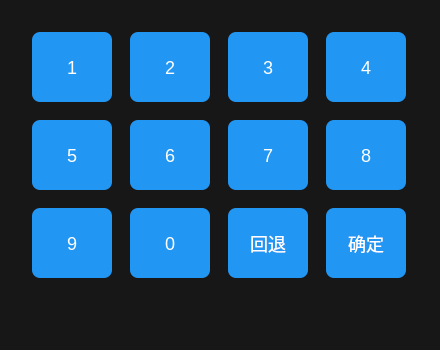
<?xml version="1.0" encoding="UTF-8"?>
<ui version="4.0">
 <class>FormPassword</class>
 <widget class="QWidget" name="FormPassword">
  <property name="geometry">
   <rect>
    <x>0</x>
    <y>0</y>
    <width>440</width>
    <height>350</height>
   </rect>
  </property>
  <property name="minimumSize">
   <size>
    <width>440</width>
    <height>350</height>
   </size>
  </property>
  <property name="maximumSize">
   <size>
    <width>440</width>
    <height>350</height>
   </size>
  </property>
  <property name="windowTitle">
   <string>Form</string>
  </property>
  <property name="styleSheet">
   <string notr="true">QPushButton {
    background-color: #2196F3;   /* 默认蓝色 */
    color: white;                /* 字体颜色 */
    border: none;
    border-radius: 8px;          /* 圆角可选 */
    font-size: 18px;             /* 字体大小可选 */
}
QPushButton:pressed {
    background-color: #1565C0;   /* 按下时深蓝色 */
}
#widget{
background-color: rgba(0, 0, 0, 230); 
}</string>
  </property>
  <widget class="QWidget" name="widget" native="true">
   <property name="geometry">
    <rect>
     <x>0</x>
     <y>0</y>
     <width>440</width>
     <height>350</height>
    </rect>
   </property>
   <property name="minimumSize">
    <size>
     <width>440</width>
     <height>350</height>
    </size>
   </property>
   <property name="maximumSize">
    <size>
     <width>440</width>
     <height>350</height>
    </size>
   </property>
   <widget class="QWidget" name="layoutWidget">
    <property name="geometry">
     <rect>
      <x>20</x>
      <y>10</y>
      <width>401</width>
      <height>271</height>
     </rect>
    </property>
    <layout class="QVBoxLayout" name="verticalLayout">
     <item>
      <layout class="QHBoxLayout" name="horizontalLayout">
       <item>
        <widget class="QPushButton" name="btn1">
         <property name="minimumSize">
          <size>
           <width>80</width>
           <height>70</height>
          </size>
         </property>
         <property name="maximumSize">
          <size>
           <width>60</width>
           <height>50</height>
          </size>
         </property>
         <property name="text">
          <string>1</string>
         </property>
        </widget>
       </item>
       <item>
        <widget class="QPushButton" name="btn2">
         <property name="minimumSize">
          <size>
           <width>80</width>
           <height>70</height>
          </size>
         </property>
         <property name="maximumSize">
          <size>
           <width>60</width>
           <height>50</height>
          </size>
         </property>
         <property name="text">
          <string>2</string>
         </property>
        </widget>
       </item>
       <item>
        <widget class="QPushButton" name="btn3">
         <property name="minimumSize">
          <size>
           <width>80</width>
           <height>70</height>
          </size>
         </property>
         <property name="maximumSize">
          <size>
           <width>60</width>
           <height>50</height>
          </size>
         </property>
         <property name="text">
          <string>3</string>
         </property>
        </widget>
       </item>
       <item>
        <widget class="QPushButton" name="btn4">
         <property name="minimumSize">
          <size>
           <width>80</width>
           <height>70</height>
          </size>
         </property>
         <property name="maximumSize">
          <size>
           <width>80</width>
           <height>50</height>
          </size>
         </property>
         <property name="text">
          <string>4</string>
         </property>
        </widget>
       </item>
      </layout>
     </item>
     <item>
      <layout class="QHBoxLayout" name="horizontalLayout_2">
       <item>
        <widget class="QPushButton" name="btn5">
         <property name="minimumSize">
          <size>
           <width>80</width>
           <height>70</height>
          </size>
         </property>
         <property name="maximumSize">
          <size>
           <width>60</width>
           <height>50</height>
          </size>
         </property>
         <property name="text">
          <string>5</string>
         </property>
        </widget>
       </item>
       <item>
        <widget class="QPushButton" name="btn6">
         <property name="minimumSize">
          <size>
           <width>80</width>
           <height>70</height>
          </size>
         </property>
         <property name="maximumSize">
          <size>
           <width>60</width>
           <height>50</height>
          </size>
         </property>
         <property name="text">
          <string>6</string>
         </property>
        </widget>
       </item>
       <item>
        <widget class="QPushButton" name="btn7">
         <property name="minimumSize">
          <size>
           <width>80</width>
           <height>70</height>
          </size>
         </property>
         <property name="maximumSize">
          <size>
           <width>60</width>
           <height>50</height>
          </size>
         </property>
         <property name="text">
          <string>7</string>
         </property>
        </widget>
       </item>
       <item>
        <widget class="QPushButton" name="btn8">
         <property name="minimumSize">
          <size>
           <width>80</width>
           <height>70</height>
          </size>
         </property>
         <property name="maximumSize">
          <size>
           <width>60</width>
           <height>50</height>
          </size>
         </property>
         <property name="text">
          <string>8</string>
         </property>
        </widget>
       </item>
      </layout>
     </item>
     <item>
      <layout class="QHBoxLayout" name="horizontalLayout_3">
       <item>
        <widget class="QPushButton" name="btn9">
         <property name="minimumSize">
          <size>
           <width>80</width>
           <height>70</height>
          </size>
         </property>
         <property name="maximumSize">
          <size>
           <width>60</width>
           <height>50</height>
          </size>
         </property>
         <property name="text">
          <string>9</string>
         </property>
        </widget>
       </item>
       <item>
        <widget class="QPushButton" name="btn0">
         <property name="minimumSize">
          <size>
           <width>80</width>
           <height>70</height>
          </size>
         </property>
         <property name="maximumSize">
          <size>
           <width>60</width>
           <height>50</height>
          </size>
         </property>
         <property name="text">
          <string>0</string>
         </property>
        </widget>
       </item>
       <item>
        <widget class="QPushButton" name="btnbck">
         <property name="minimumSize">
          <size>
           <width>80</width>
           <height>70</height>
          </size>
         </property>
         <property name="maximumSize">
          <size>
           <width>60</width>
           <height>50</height>
          </size>
         </property>
         <property name="text">
          <string>回退</string>
         </property>
        </widget>
       </item>
       <item>
        <widget class="QPushButton" name="btnok">
         <property name="minimumSize">
          <size>
           <width>80</width>
           <height>70</height>
          </size>
         </property>
         <property name="maximumSize">
          <size>
           <width>60</width>
           <height>50</height>
          </size>
         </property>
         <property name="text">
          <string>确定</string>
         </property>
        </widget>
       </item>
      </layout>
     </item>
    </layout>
   </widget>
  </widget>
 </widget>
 <resources/>
 <connections/>
</ui>
